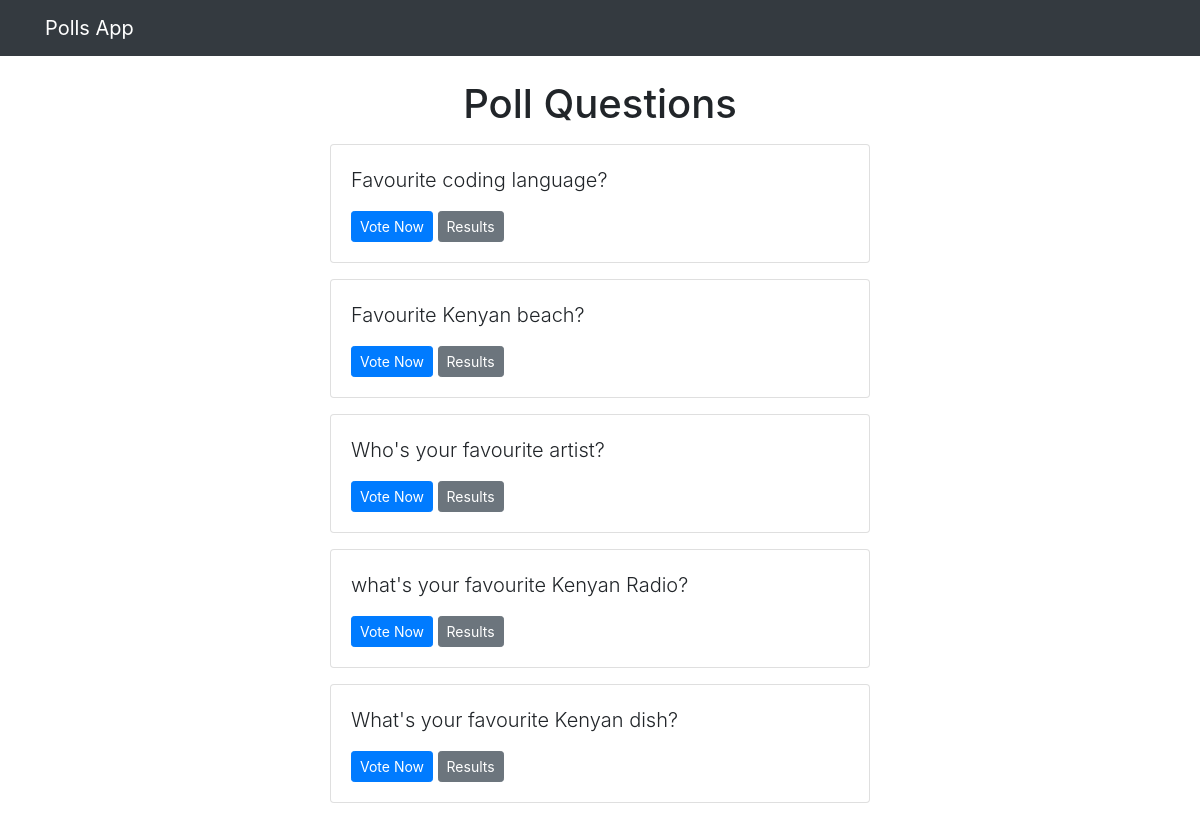
Screenshot of /polls/ with the database file from the repository.
### polls/models.py (models this page shows, shortened)
class Question(models.Model):
    question_text = models.CharField(max_length=200)
    pub_date = models.DateTimeField('date published')

### polls/views.py (the view)
# urls.py: path('', views.index, name='index'),
def index(request):
    latest_question_list = Question.objects.order_by('-pub_date')[:5]
    context = {'latest_question_list': latest_question_list}
    return render(request, 'polls/index.html', context)

### templates/polls/index.html
{% extends 'base.html' %}
{% block content %}
    <h1 class= "text-center mb-3">Poll Questions</h1>
    {% if latest_question_list %}
        {% for question in latest_question_list %}
            <div class="card mb-3">
                <div class="card-body">
                    <p class="lead">{{ question.question_text }}</p>
                    <a href="{% url 'polls:detail' question.id %}" class="btn btn-primary btn-sm">Vote Now</a>
                    <a href="{% url 'polls:results' question.id %}" class="btn btn-secondary btn-sm">Results</a>
                </div>
            </div>
        {% endfor %}
    {% else %}
        <p>No polls available</p>
    {% endif %}
{% endblock %}

### rows the page displays
Question: question_text "Favourite coding language?"
Question: question_text "Favourite Kenyan beach?"
Question: question_text "Who's your favourite artist?"
Question: question_text "what's your favourite Kenyan Radio?"
Question: question_text "What's your favourite Kenyan dish?"
